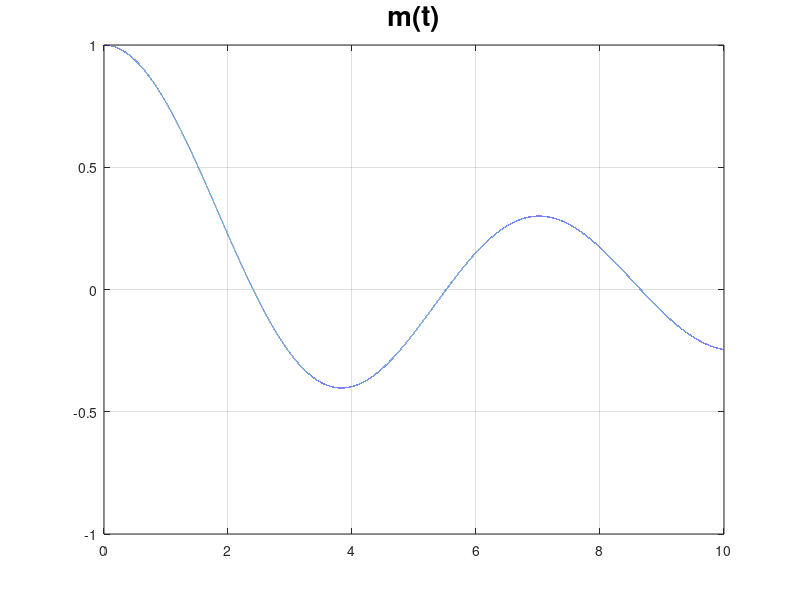
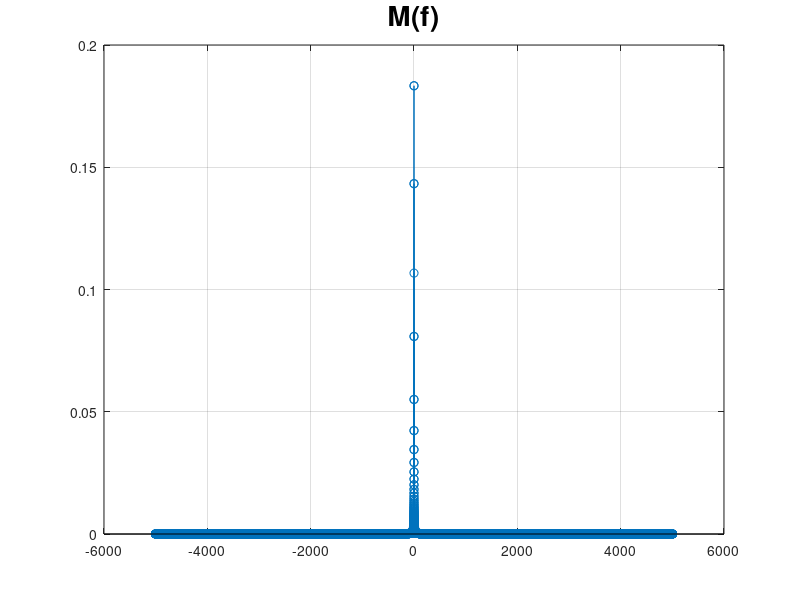
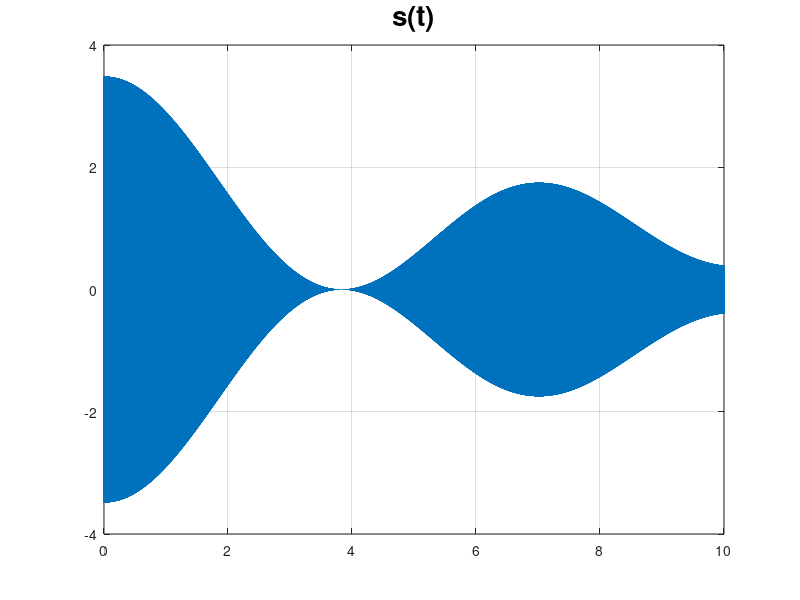
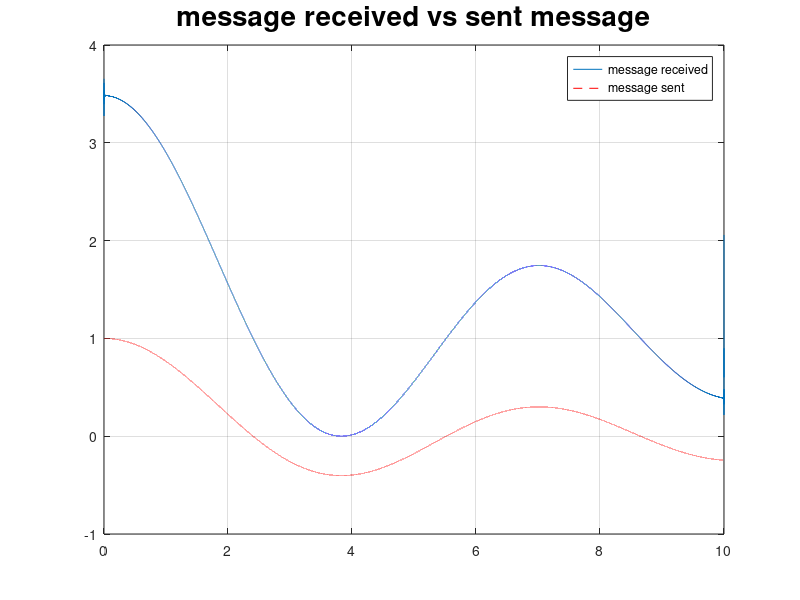

Source code (MATLAB) for these figures, in order:
% Question 3
% m(t) = J0(t)  0 < t < 10 (Non-periodic)
% bessel J(neo, t) -> appears in FM tranceiver
% J is a bessel function of first kind
clear; close all;
%t  = linspace(0, 10, 100001);  % time vector
%dt = t(2) - t(1);

dt = 1e-4;
N  = 100000;
t  = 0 : 1e-4 : (N-1)*dt;
m  = besselj(0, t);
m(t>=10) = 0;
% besselj(neo, beta) -> bessel function of first kind with order neo and parameter beta
% a) plot m(t) and its spectrum
% time domain
plot(t, m); grid on;
title('m(t)', 'fontsize', 20);

% frequency domain
M  = fftshift(fft(m))/N; % M -> freq domain of m

fs = 1 / dt;
df = 1 / (N*dt);

if (rem(length(t), 2) == 0) % even
  f = (-0.5*fs) : df : (0.5*fs-df);
else  % odd
  f = (-0.5*fs+0.5*df) : df : (0.5*fs-0.5*df);
end
figure(2);
stem(f, abs(M)); grid on;
title('M(f)', 'fontsize', 20);
% stem -> plots points with lines to zero

% b) verify Parselval's law

E_t = sum(abs(m.^2))*dt;
E_f = sum(abs(M.^2))/df;

fprintf('Energy calculated in time domain = %.4f\nEnergy calculated in freq domain = %.4f\n', E_t, E_f);

% C) calculate BW (contains 99% of signal power)
W = 0;    % width
index = find(f == 0);
j = 0;
while (sum(abs(M(index-j : index+j).^2))/df < 0.99*E_f)
  W = W + df;
  j = j + 1;
end
BW = 2 * W;
fprintf('Bandwidth = %d\n', BW);

% d) choose appropriate fc, ka
fc = 1e3; % carrier frequency
c  = cos(2*pi*fc*t);

% 1 + ka*m(t) > 0
% ka*m(t) > -1
ka = -1 / min(m);

% e) plot s(t) and check no reversal

s  = (1 + ka*m).*c;
figure(3);
plot(t, s); grid on;
title('s(t)', 'fontsize', 20);

% f) plot spectrum
S  = fftshift(fft(s))/N;
figure(4);
stem(f, abs(S)); grid on;
title('S(f)', 'fontsize', 20);

% g) using ideal envelope detector, compare output signal with msg
pkg load signal
% hilbert(x(t)) -> returns envelope of function

m_received = abs(hilbert(s));
plot(t, m_received);
hold on
plot(t, m, '--r');
hold off
grid on;
title('message received vs sent message', 'fontsize', 20);
legend('message received', 'message sent');
